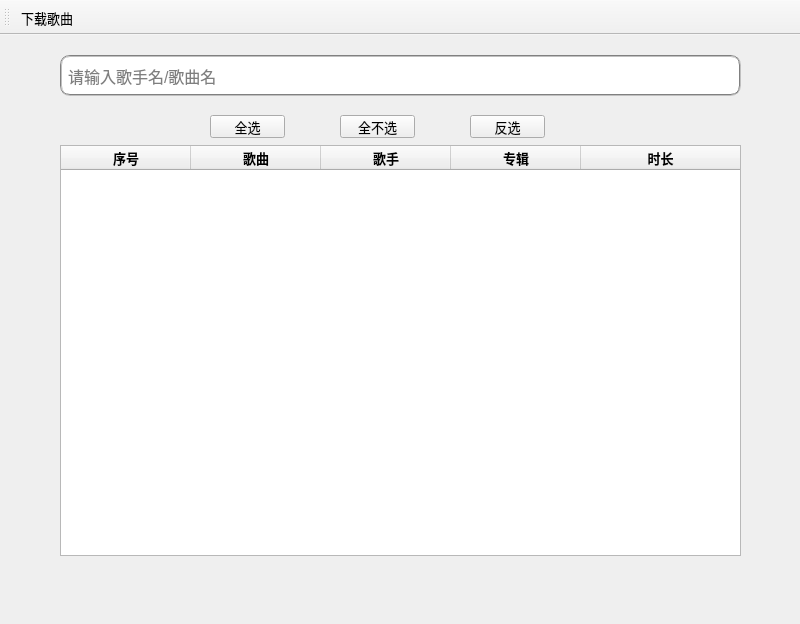
<?xml version="1.0" encoding="UTF-8"?>
<ui version="4.0">
 <class>MainWindow</class>
 <widget class="QMainWindow" name="MainWindow">
  <property name="geometry">
   <rect>
    <x>0</x>
    <y>0</y>
    <width>800</width>
    <height>624</height>
   </rect>
  </property>
  <property name="font">
   <font>
    <pointsize>10</pointsize>
   </font>
  </property>
  <property name="windowTitle">
   <string>酷我音乐下载器</string>
  </property>
  <widget class="QWidget" name="centralwidget">
   <widget class="QLineEdit" name="lineEdit">
    <property name="geometry">
     <rect>
      <x>60</x>
      <y>20</y>
      <width>681</width>
      <height>41</height>
     </rect>
    </property>
    <property name="font">
     <font>
      <pointsize>12</pointsize>
     </font>
    </property>
    <property name="styleSheet">
     <string notr="true">border:2px groove gray;border-radius:10px;padding:2px 4px</string>
    </property>
    <property name="inputMask">
     <string/>
    </property>
    <property name="text">
     <string/>
    </property>
    <property name="placeholderText">
     <string>请输入歌手名/歌曲名</string>
    </property>
   </widget>
   <widget class="QTreeWidget" name="treeWidget">
    <property name="geometry">
     <rect>
      <x>60</x>
      <y>110</y>
      <width>681</width>
      <height>411</height>
     </rect>
    </property>
    <attribute name="headerDefaultSectionSize">
     <number>130</number>
    </attribute>
    <column>
     <property name="text">
      <string>序号</string>
     </property>
     <property name="font">
      <font>
       <pointsize>10</pointsize>
       <weight>75</weight>
       <bold>true</bold>
      </font>
     </property>
     <property name="textAlignment">
      <set>AlignCenter</set>
     </property>
    </column>
    <column>
     <property name="text">
      <string>歌曲</string>
     </property>
     <property name="font">
      <font>
       <pointsize>10</pointsize>
       <weight>75</weight>
       <bold>true</bold>
      </font>
     </property>
     <property name="textAlignment">
      <set>AlignCenter</set>
     </property>
    </column>
    <column>
     <property name="text">
      <string>歌手</string>
     </property>
     <property name="font">
      <font>
       <pointsize>10</pointsize>
       <weight>75</weight>
       <bold>true</bold>
      </font>
     </property>
     <property name="textAlignment">
      <set>AlignCenter</set>
     </property>
    </column>
    <column>
     <property name="text">
      <string>专辑</string>
     </property>
     <property name="font">
      <font>
       <pointsize>10</pointsize>
       <weight>75</weight>
       <bold>true</bold>
      </font>
     </property>
     <property name="textAlignment">
      <set>AlignCenter</set>
     </property>
    </column>
    <column>
     <property name="text">
      <string>时长</string>
     </property>
     <property name="font">
      <font>
       <pointsize>10</pointsize>
       <weight>75</weight>
       <bold>true</bold>
      </font>
     </property>
     <property name="textAlignment">
      <set>AlignCenter</set>
     </property>
    </column>
   </widget>
   <widget class="QPushButton" name="btnSel_ALL">
    <property name="geometry">
     <rect>
      <x>210</x>
      <y>80</y>
      <width>75</width>
      <height>23</height>
     </rect>
    </property>
    <property name="text">
     <string>全选</string>
    </property>
   </widget>
   <widget class="QPushButton" name="btnSel_None">
    <property name="geometry">
     <rect>
      <x>340</x>
      <y>80</y>
      <width>75</width>
      <height>23</height>
     </rect>
    </property>
    <property name="text">
     <string>全不选</string>
    </property>
   </widget>
   <widget class="QPushButton" name="btnSel_Invs">
    <property name="geometry">
     <rect>
      <x>470</x>
      <y>80</y>
      <width>75</width>
      <height>23</height>
     </rect>
    </property>
    <property name="text">
     <string>反选</string>
    </property>
   </widget>
   <widget class="QLabel" name="label">
    <property name="geometry">
     <rect>
      <x>60</x>
      <y>530</y>
      <width>681</width>
      <height>16</height>
     </rect>
    </property>
    <property name="text">
     <string/>
    </property>
   </widget>
  </widget>
  <widget class="QMenuBar" name="menubar">
   <property name="geometry">
    <rect>
     <x>0</x>
     <y>0</y>
     <width>800</width>
     <height>21</height>
    </rect>
   </property>
  </widget>
  <widget class="QToolBar" name="toolBar">
   <property name="windowTitle">
    <string>toolBar</string>
   </property>
   <property name="toolButtonStyle">
    <enum>Qt::ToolButtonTextUnderIcon</enum>
   </property>
   <attribute name="toolBarArea">
    <enum>TopToolBarArea</enum>
   </attribute>
   <attribute name="toolBarBreak">
    <bool>false</bool>
   </attribute>
   <addaction name="actSong_Download"/>
  </widget>
  <action name="actSong_Download">
   <property name="icon">
    <iconset>
     <normaloff>Image/icon/download.jpg</normaloff>Image/icon/download.jpg</iconset>
   </property>
   <property name="text">
    <string>下载歌曲</string>
   </property>
   <property name="toolTip">
    <string>下载歌曲</string>
   </property>
  </action>
  <action name="actSong_Search">
   <property name="icon">
    <iconset>
     <normaloff>Image/icon/search.jpg</normaloff>Image/icon/search.jpg</iconset>
   </property>
   <property name="text">
    <string>搜索</string>
   </property>
   <property name="toolTip">
    <string>搜索</string>
   </property>
  </action>
 </widget>
 <resources/>
 <connections/>
</ui>
